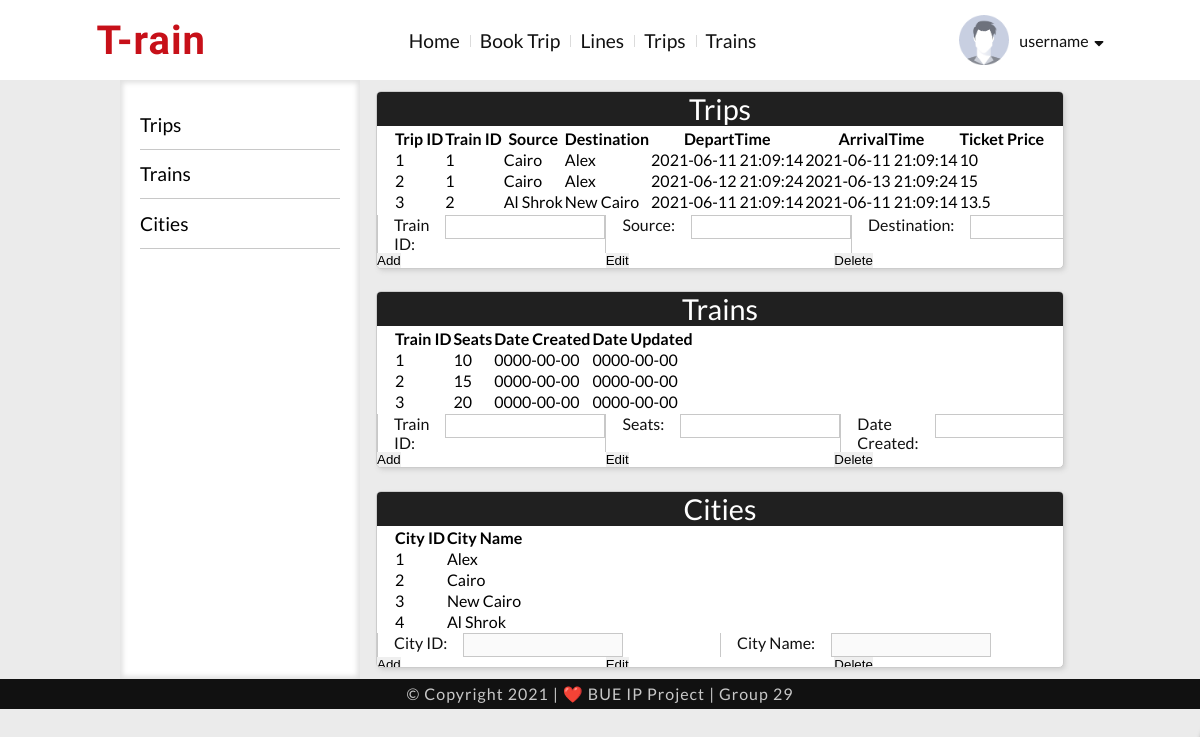
/Admin/admin.php, run on the app's committed database.
### tables this page shows
CREATE TABLE `trip` (
  `TripId` int(11) NOT NULL,
  `TrainId` int(11) NOT NULL,
  `Source` int(11) UNSIGNED NOT NULL,
  `Destination` int(11) UNSIGNED NOT NULL,
  `DepartTime` datetime NOT NULL,
  `ArrivalTime` datetime NOT NULL,
  `TicketCost` float NOT NULL
);

CREATE TABLE `city` (
  `CityId` int(10) UNSIGNED NOT NULL,
  `Name` varchar(35) NOT NULL
);

CREATE TABLE `train` (
  `TrainId` int(3) NOT NULL,
  `Seats` tinyint(3) UNSIGNED NOT NULL,
  `DateCreated` date NOT NULL,
  `DateUpdated` date NOT NULL
);

### includes/functions.php (the view, shortened to what this page needs)
<?php
function viewTrip()
{
    global $connection;
    $sql = "SELECT * FROM trip";
    $result = $connection->query($sql);
    while ($row = $result->fetch_assoc()) {
        $src = $connection->query("SELECT Name FROM city WHERE CityId = " . $row['Source']);
        $dst = $connection->query("SELECT Name FROM city WHERE CityId = " . $row['Destination']);
        echo "<tr><td>" . $row['TripId'] . "</td><td>" . $row['TrainId'] . "</td><td>" . $src->fetch_assoc()['Name'] . "</td><td>" . $dst->fetch_assoc()['Name'] . "</td><td>" . $row['DepartTime'] . "</td><td>" . $row['ArrivalTime'] . "</td><td>" . $row['TicketCost'] . "</td></tr>";
    }
}
function viewTrain()
{
    global $connection;
    $sql = "SELECT * FROM train";
    $result = $connection->query($sql);
    while ($row = $result->fetch_assoc()) {
        echo "<tr><td>" . $row['TrainId'] . "</td><td>" . $row['Seats'] . "</td><td>" . $row['DateCreated'] . "</td><td>" . $row['DateUpdated'] . "</td></tr>";
    }
}
function viewCity()
{
    global $connection;
    $sql = "SELECT * FROM city";
    $result = $connection->query($sql);
    while ($row = $result->fetch_assoc()) {
        echo "<tr><td>" . $row['CityId'] . "</td><td>" . $row['Name'] . "</td></tr>";
    }
}

### includes/head.php (shortened to what this page needs)
<?  ob_start();
    include_once __DIR__ . '/db.php';
    include __DIR__ . '/functions.php';
    $Dir = "";
    if(!isset($root)) $Dir = "../"; ?>
<!DOCTYPE html>
<html lang="en">
<head>
    <link rel="stylesheet" href="<?= $Dir ?>css/style.css">
</head>

### Admin/admin.php (shortened to what this page needs)
<?php include '../includes/head.php';
?>
<body onload="displayAdminTab(1)">
    <nav class="nav flex items-center">
        <div class="logo px-20">
            <a href="../index.html" class="flex flex-center">
                <h1>T-rain</h1>
            </a>
        </div>
        <div class="nav-menu">
            <ul>
                <li><a href="admin.html">Home</a></li>
                <li><a href="adminBookTrip.html">Book Trip</a></li>
                <li><a href="addLine.html">Lines</a></li>
                <li><a href="#">Trips</a></li>
                <li><a href="#">Trains</a></li>
            </ul>
        </div>
        <div class="account flex items-center">
            <a href="#">
                <img src="../img/clipart3643767.png" alt="" width="50">
            </a>
            <div class="dropdown ml-10">
                <a class="dropbtn flex items-center">username<i class="fas fa-sort-down ml-5"></i></a>
            </div>
        </div>
    </nav>
    <div class="nav-place after-nav"></div>
    <div class="page-body full-width">
        <div class="sidebar">
            <div id="admin-tabs-btn" class="side-container">
                <div class="side-section" onclick="displayAdminTab(1)">
                    <p>Trips</p>
                </div>
                <div class="side-section" onclick="displayAdminTab(2)">
                    <p>Trains</p>
                </div>
                <div class="side-section" onclick="displayAdminTab(3)">
                    <p>Cities</p>
                </div>
            </div>
        </div>
        <div id="admin-tabs" class="main">
            <div id="trip" class="card-v" style="height: 100%;">
                <div class="title" style="flex-basis: 5%; justify-content: center; font-size: 1.8rem;">Trips</div>
                <div class="table" style="flex-basis: 60%;">
                    <table>
                        <tr>
                            <th>Trip ID</th>
                            <th>Train ID</th>
                            <th>Source</th>
                            <th>Destination</th>
                            <th>DepartTime</th>
                            <th>ArrivalTime</th>
                            <th>Ticket Price</th>
                        </tr>
                        <?php viewTrip(); ?>
                    </table>
                </div>
                <form action="" method="post" id="tripform" style="display: flex; width:100%; flex-basis: 30%;flex-flow: column nowrap; justify-content: space-around;">
                    <div class="table-input" style="width: 100%; display: flex; flex-flow: row nowrap;">
                        <div>
                            <p class="label">Train ID: </p>
                            <input class="admin-input" type="text" maxlength="12" name="trainId" style="width: 10rem;">
                        </div>
                        <div>
                            <p class="label">Source: </p>
                            <input class="admin-input" type="text" maxlength="12" name="srcName" style="width: 10rem;">
                        </div>
                        <div>
                            <p class="label">Destination: </p>
                            <input class="admin-input" type="text" maxlength="12" name="dstName" style="width: 10rem;">
                        </div>
                    </div>
                    <div class="table-btns" style="width: 100%; display: flex; flex-flow: row nowrap;">
                        <div><button type="button" name="addtrip" class="button buy" onclick="addBtn('trip')">Add</button></div>
                        <div><button type="button" name="updatetrip" class="button buy" onclick="updateBtn('trip')">Edit</button></div>
                        <div><button type="submit" name="deletetrip" class="button buy" onclick="deleteBtn('trip')">Delete</button></div>
                    </div>
                </form>
            </div>
            <div id="train" class="card-v" style="height: 100%;">
                <div class="title" style="flex-basis: 5%; justify-content: center; font-size: 1.8rem;">Trains</div>
                <div class="table" style="flex-basis: 60%;">
                    <table>
                        <tr>
                            <th>Train ID</th>
                            <th>Seats</th>
                            <th>Date Created</th>
                            <th>Date Updated</th>
                        </tr>
                        <?php viewTrain(); ?>
                    </table>
                </div>
                <form action="" method="post" id="trainform" style="display: flex; width:100%; flex-basis: 30%;flex-flow: column nowrap; justify-content: space-around;">
                    <div class="table-input" style="width: 100%; display: flex; flex-flow: row nowrap;">
                        <div>
                            <p class="label">Train ID: </p>
                            <input class="admin-input" type="text" maxlength="12" name="trainId" style="width: 10rem;">
                        </div>
                        <div>
                            <p class="label">Seats: </p>
                            <input class="admin-input" type="text" maxlength="12" name="seats" style="width: 10rem;">
                        </div>
                        <div>
                            <p class="label">Date Created: </p>
                            <input class="admin-input" type="text" maxlength="12" name="created" style="width: 10rem;">
                        </div>
                    </div>
                    <div class="table-btns" style="width: 100%; display: flex; flex-flow: row nowrap;">
                        <div><button type="button" name="addtrain" class="button buy" onclick="addBtn('train')">Add</button></div>
                        <div><button type="button" name="updatetrain" class="button buy" onclick="updateBtn('train')">Edit</button></div>
                        <div><button type="submit" name="deletetrain" class="button buy" onclick="deleteBtn('train')">Delete</button></div>
                    </div>
                </form>
            </div>
            <div id="city" class="card-v" style="height: 100%;">
                <div class="title" style="flex-basis: 5%; justify-content: center; font-size: 1.8rem;">Cities</div>
                <div class="table" style="flex-basis: 60%;">
                    <table>
                        <tr>
                            <th>City ID</th>
                            <th>City Name</th>
                        </tr>
                        <?php viewCity(); ?>
                    </table>
                </div>
                <form action="" method="post" id="cityform" style="display: flex; width:100%; flex-basis: 30%;flex-flow: column nowrap; justify-content: space-around;">
                    <div class="table-input" style="width: 100%; display: flex; flex-flow: row nowrap;">
                        <div>
                            <p class="label">City ID: </p>
                            <input class="admin-input" type="text" maxlength="12" name="cityId" style="width: 10rem;" disabled>
                        </div>
                        <div>
                            <p class="label">City Name: </p>
                            <input class="admin-input" type="text" maxlength="12" name="name" style="width: 10rem;" disabled>
                        </div>
                    </div>
                    <div class="table-btns" style="width: 100%; display: flex; flex-flow: row nowrap;">
                        <div><button type="button" name="addcity" class="button buy" onclick="addBtn('city')">Add</button></div>
                        <div><button type="button" name="updatecity" class="button buy" onclick="updateBtn('city')">Edit</button></div>
                        <div><button type="submit" name="deletecity" class="button buy" onclick="deleteBtn('city')">Delete</button></div>
                    </div>
                </form>
            </div>
        </div>
    </div>
    <div class="copyright">&copy Copyright 2021 | ❤️ BUE IP Project | Group 29</div>
</body>
</html>

### css/style.css (style rules this page uses)
:root { --primary-dark: #550000; --primary: #c71019; --black: #111111; --gray: #202020; --lightgray: #c8c8c8; --white: #ffffff; --logo-font: "Pattaya", sans-serif; --p-font: "Lato", Helvetica, sans-serif; --h2-font: "Montserrat", Helvetica, sans-serif; }
* { padding: 0; margin: 0; }
html { box-sizing: border-box; }
*, *:before, *:after { box-sizing: inherit; }
body, html { height: 100%; background-color: rgb(235, 235, 235); }
body { overflow-y: scroll; font-family: var(--p-font); }
button, input { border: none; }
img { display: block; }
.flex { display: flex; }
.flex-center { justify-content: center; align-items: center; }
.items-center { align-items: center; }
.ml-5 { margin-left: 5px; }
.ml-10 { margin-left: 10px; }
nav { position: fixed; z-index: 999; width: 100%; justify-content: space-around; padding: 15px 0; background-color: rgba(255, 255, 255, 0); transition: background-color 0.5s; }
nav ul { display: flex; list-style-type: none; font-size: larger; }
nav li { margin: 0 10px; position: relative; }
nav a { text-decoration: none; color: var(--black); }
nav li a::before { content: ""; position: absolute; width: 100%; height: 2px; bottom: 0; left: 0; background-color: var(--primary); visibility: hidden; transform-origin: left; transform: scaleX(0); transition: all 0.3s ease-in-out 0s; }
.nav li:not(:last-child) > a::after { content: ""; background: var(--black); position: absolute; opacity: 0.15; bottom: 20%; right: -11px; height: 50%; width: 1px; z-index: 5; }
.logo h1 { font-family: var(--logo-font); font-size: 2.5rem; letter-spacing: 1px; color: var(--primary); }
.dropdown { position: relative; }
.copyright { background-color: var(--black); color: var(--lightgray); text-align: center; padding: 5px; letter-spacing: 1px; font-family: var(--p-font); }
.nav-place { width: 100%; height: 5rem; background-color: var(--white); }
.page-body { width: 80%; margin: 0 10%; display: flex; justify-content: space-between; overflow-y: hidden; }
.page-body .main { width: 75%; display: inherit; flex-direction: column; }
.page-body .sidebar { background-color: var(--white); width: 25%; display: flex; justify-content: flex-start; flex-direction: column; padding: 1.25rem; box-shadow: rgb(226, 226, 226) 0px 0px 5px 3px inset; overflow: hidden; }
.sidebar .side-container .side-section { display: flex; flex-direction: column; width: 100%; height: fit-content; margin: 0.3rem 0; border-bottom: 1px solid var(--lightgray); padding: 0; }
.side-section p { font-size: 1.2rem; margin: 0.5rem 0 0.8rem; }
.card-v { background-color: var(--white); border-radius: 5px; box-shadow: 2px 2.5px 5px -1px #ccc; border: 1px solid #ccc; height: auto; margin: 0.7rem 1rem; overflow: hidden; display: flex; flex-direction: column; justify-content: space-between; align-items: center; }
.card-v > div { width: 100%; flex-grow: 1; display: inherit; align-items: center; padding: 0 1rem; }
.card-v div > div { display: inherit; justify-content: left; width: 100%; }
.card-v div.title { background-color: var(--gray); color: var(--white); font-size: 1.2rem; }
.card-v p { font-size: 1rem; }
.card-v .label { color: var(--black); border-left: 1px solid var(--lightgray); padding-left: 1rem; }
.card-v input[type="text"]:not(.limit) { color: var(--black); height: 1.5rem; width: 30%; border: 1px solid var(--lightgray); padding: 0.5rem; margin-left: 1rem; font-family: var(--p-font); font-size: 1rem; }
.page-body > div { display: flex; flex-direction: column; }
* { margin: 0; padding: 0; }

### data on the page
trip: TripId "1", TrainId "1", Source.Name "Cairo", Destination.Name "Alex", DepartTime "2021-06-11 21:09:14", ArrivalTime "2021-06-11 21:09:14", TicketCost "10"
trip: TripId "2", TrainId "1", Source.Name "Cairo", Destination.Name "Alex", DepartTime "2021-06-12 21:09:24", ArrivalTime "2021-06-13 21:09:24", TicketCost "15"
trip: TripId "3", TrainId "2", Source.Name "Al Shrok", Destination.Name "New Cairo", DepartTime "2021-06-11 21:09:14", ArrivalTime "2021-06-11 21:09:14", TicketCost "13.5"
train: TrainId "1", Seats "10", DateCreated "0000-00-00", DateUpdated "0000-00-00"
train: TrainId "2", Seats "15", DateCreated "0000-00-00", DateUpdated "0000-00-00"
train: TrainId "3", Seats "20", DateCreated "0000-00-00", DateUpdated "0000-00-00"
city: CityId "1", Name "Alex"
city: CityId "2", Name "Cairo"
city: CityId "3", Name "New Cairo"
city: CityId "4", Name "Al Shrok"
